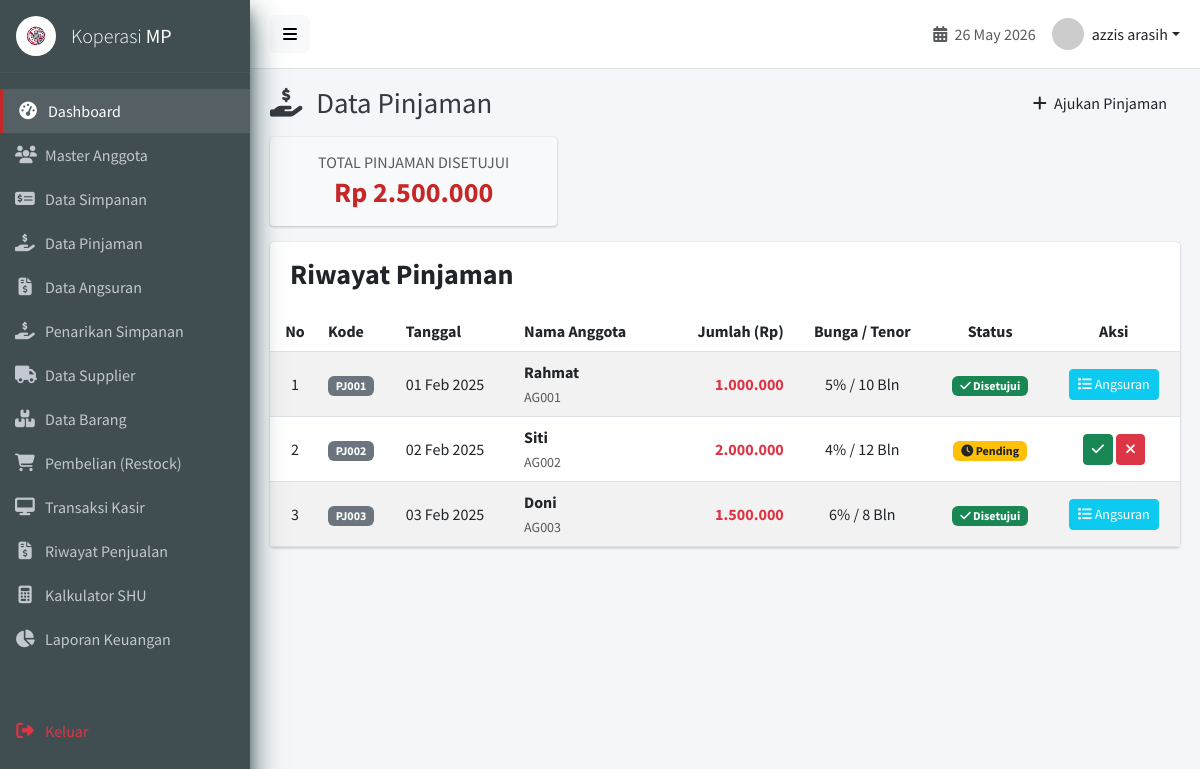
The page /pinjaman.php (signed in) on the database its author committed.
### tables this page shows
CREATE TABLE `pinjaman` (
  `id_pinjaman` int(11) NOT NULL AUTO_INCREMENT,
  `kode_pinjaman` varchar(50) DEFAULT NULL,
  `id_anggota` int(11) NOT NULL,
  `jumlah_pinjaman` decimal(15,2) DEFAULT NULL CHECK (`jumlah_pinjaman` > 0),
  `bunga` decimal(5,2) DEFAULT NULL CHECK (`bunga` >= 0),
  `lama_angsuran` int(11) DEFAULT NULL CHECK (`lama_angsuran` > 0),
  `tanggal_pinjam` date DEFAULT NULL,
  `status` enum('pending','approved','ditolak','lunas') DEFAULT 'pending',
  `approved_by` int(11) DEFAULT NULL,
  `created_at` timestamp NOT NULL DEFAULT current_timestamp(),
  PRIMARY KEY (`id_pinjaman`),
  UNIQUE KEY `kode_pinjaman` (`kode_pinjaman`),
  KEY `id_anggota` (`id_anggota`),
  KEY `approved_by` (`approved_by`),
  KEY `idx_tanggal_pinjaman` (`tanggal_pinjam`),
  CONSTRAINT `pinjaman_ibfk_1` FOREIGN KEY (`id_anggota`) REFERENCES `anggota` (`id_anggota`) ON UPDATE CASCADE,
  CONSTRAINT `pinjaman_ibfk_2` FOREIGN KEY (`approved_by`) REFERENCES `users` (`id_user`) ON DELETE SET NULL ON UPDATE CASCADE
);

CREATE TABLE `anggota` (
  `id_anggota` int(11) NOT NULL AUTO_INCREMENT,
  `no_anggota` varchar(30) NOT NULL,
  `nama_anggota` varchar(100) NOT NULL,
  `jk` enum('L','P') DEFAULT NULL,
  `alamat` text DEFAULT NULL,
  `no_hp` varchar(20) DEFAULT NULL,
  `tanggal_gabung` date DEFAULT NULL,
  `status` enum('aktif','nonaktif') DEFAULT 'aktif',
  `created_at` timestamp NOT NULL DEFAULT current_timestamp(),
  `updated_at` timestamp NOT NULL DEFAULT current_timestamp() ON UPDATE current_timestamp(),
  `deleted_at` timestamp NULL DEFAULT NULL,
  PRIMARY KEY (`id_anggota`),
  UNIQUE KEY `no_anggota` (`no_anggota`),
  KEY `idx_nama_anggota` (`nama_anggota`)
);

### pinjaman.php (the view, shortened to what this page needs)
<?php
require_once 'config/database.php';
include 'views/layouts/header.php';
?>
<div class="content-header">
    <div class="d-flex justify-content-between align-items-center">
        <h1 class="m-0"><i class="fas fa-hand-holding-usd me-2"></i> Data Pinjaman</h1>
        <a href="pinjaman_tambah.php" class="btn btn-crimson"><i class="fas fa-plus me-1"></i> Ajukan Pinjaman</a>
    </div>
</div>
<section class="content">
    <div class="row mb-3">
        <div class="col-md-4">
            <div class="card bg-light">
                <div class="card-body text-center">
                    <?php
                    $res_pinjaman = $conn->query("SELECT SUM(jumlah_pinjaman) as total FROM pinjaman WHERE status = 'approved' OR status = 'lunas'");
                    $total_pinjaman = $res_pinjaman ? $res_pinjaman->fetch_assoc()['total'] : 0;
                    ?>
                    <h6 class="text-muted text-uppercase mb-1">Total Pinjaman Disetujui</h6>
                    <h3 class="mb-0 fw-bold" style="color: var(--accent-red);">Rp
                        <?php echo number_format($total_pinjaman, 0, ',', '.'); ?></h3>
                </div>
            </div>
        </div>
    </div>
    <div class="card">
        <div class="card-header border-0 pt-3">
            <h3 class="card-title fw-bold">Riwayat Pinjaman</h3>
        </div>
        <div class="card-body p-0">
            <div class="table-responsive">
                <table class="table table-hover table-striped align-middle mb-0">
                    <thead class="bg-light">
                        <tr>
                            <th class="text-center" width="50">No</th>
                            <th>Kode</th>
                            <th>Tanggal</th>
                            <th>Nama Anggota</th>
                            <th class="text-end">Jumlah (Rp)</th>
                            <th class="text-center">Bunga / Tenor</th>
                            <th class="text-center">Status</th>
                            <th class="text-center">Aksi</th>
                        </tr>
                    </thead>
                    <tbody>
                        <?php
                        $no = 1;
                        $query = $conn->query("
                            SELECT p.*, a.nama_anggota, a.no_anggota
                            FROM pinjaman p
                            JOIN anggota a ON p.id_anggota = a.id_anggota
                            ORDER BY p.id_pinjaman ASC
                        ");
                        if ($query->num_rows > 0):
                            while ($row = $query->fetch_assoc()):
                                ?>
                                <tr>
                                    <td class="text-center"><?php echo $no++; ?></td>
                                    <td><span class="badge bg-secondary"><?php echo $row['kode_pinjaman']; ?></span></td>
                                    <td><?php echo date('d M Y', strtotime($row['tanggal_pinjam'])); ?></td>
                                    <td>
                                        <div class="fw-bold"><?php echo htmlspecialchars($row['nama_anggota']); ?></div>
                                        <small class="text-muted"><?php echo $row['no_anggota']; ?></small>
                                    </td>
                                    <td class="text-end fw-bold text-danger">
                                        <?php echo number_format($row['jumlah_pinjaman'], 0, ',', '.'); ?>
                                    </td>
                                    <td class="text-center">
                                        <?php echo floatval($row['bunga']); ?>% / <?php echo $row['lama_angsuran']; ?> Bln
                                    </td>
                                    <td class="text-center">
                                        <?php
                                        $status = $row['status'];
                                        if ($status == 'pending')
                                            echo '<span class="badge bg-warning text-dark"><i class="fas fa-clock"></i> Pending</span>';
                                        elseif ($status == 'approved')
                                            echo '<span class="badge bg-success"><i class="fas fa-check"></i> Disetujui</span>';
                                        elseif ($status == 'ditolak')
                                            echo '<span class="badge bg-danger"><i class="fas fa-times"></i> Ditolak</span>';
                                        elseif ($status == 'lunas')
                                            echo '<span class="badge bg-primary"><i class="fas fa-flag-checkered"></i> Lunas</span>';
                                        ?>
                                    </td>
                                    <td class="text-center">
                                        <?php if ($status == 'pending' && $_SESSION['role'] === 'Admin'): ?>
                                            <a href="pinjaman_proses.php?action=approve&id=<?php echo $row['id_pinjaman']; ?>"
                                                class="btn btn-sm btn-success" title="Setujui"
                                                onclick="return confirm('Yakin ingin menyetujui pinjaman ini?')"><i
                                                    class="fas fa-check"></i></a>
                                            <a href="pinjaman_proses.php?action=reject&id=<?php echo $row['id_pinjaman']; ?>"
                                                class="btn btn-sm btn-danger" title="Tolak"
                                                onclick="return confirm('Yakin ingin menolak pinjaman ini?')"><i
                                                    class="fas fa-times"></i></a>
                                        <?php endif; ?>
                                        <?php if ($status == 'approved'): ?>
                                            <a href="angsuran.php?id_pinjaman=<?php echo $row['id_pinjaman']; ?>"
                                                class="btn btn-sm btn-info text-white" title="Lihat Angsuran"><i
                                                    class="fas fa-list"></i> Angsuran</a>
                                        <?php endif; ?>
                                    </td>
                                </tr>
                                <?php
                            endwhile;
                        else:
                            ?>
                            <tr>
                                <td colspan="8" class="text-center py-4 text-muted">Belum ada data pinjaman.</td>
                            </tr>
                        <?php endif; ?>
                    </tbody>
                </table>
            </div>
        </div>
    </div>
</section>
<?php include 'views/layouts/footer.php'; ?>

### assets/css/style.css (style rules this page uses)
:root { --primary-color: #404e51; --accent-red: #C62828; --accent-red-hover: #b71c1c; --bg-color: #f4f6f9; --text-main: #333333; --sidebar-text: #c2c7d0; --border-color: #dee2e6; }
body { font-family: 'Source Sans Pro', sans-serif; background-color: var(--bg-color); color: var(--text-main); margin: 0; overflow-x: hidden; }
.content-header { padding: 15px 20px; }
.content-header h1 { font-size: 1.8rem; margin: 0; color: #343a40; font-weight: 400; }
.content { padding: 0 20px 20px 20px; }
.card { box-shadow: 0 0 1px rgba(0, 0, 0, .125), 0 1px 3px rgba(0, 0, 0, .2); border: 0 solid rgba(0, 0, 0, .125); border-radius: .25rem; background-color: #fff; }
.card-header { background-color: transparent; border-bottom: 1px solid rgba(0, 0, 0, .125); padding: .75rem 1.25rem; position: relative; border-top-left-radius: .25rem; border-top-right-radius: .25rem; }
.btn { transition: all 0.3s ease; position: relative; overflow: hidden; }

### rows shown on the page
pinjaman: kode_pinjaman "PJ001", tanggal_pinjam "01 Feb 2025", id_anggota.nama_anggota "Rahmat", id_anggota.no_anggota "AG001", jumlah_pinjaman "1.000.000", bunga "5", lama_angsuran "10", status "approved" (drawn)
pinjaman: kode_pinjaman "PJ002", tanggal_pinjam "02 Feb 2025", id_anggota.nama_anggota "Siti", id_anggota.no_anggota "AG002", jumlah_pinjaman "2.000.000", bunga "4", lama_angsuran "12", status "pending" (drawn)
pinjaman: kode_pinjaman "PJ003", tanggal_pinjam "03 Feb 2025", id_anggota.nama_anggota "Doni", id_anggota.no_anggota "AG003", jumlah_pinjaman "1.500.000", bunga "6", lama_angsuran "8", status "approved" (drawn)

### other values the page prints
$_SESSION['nama'] "azzis arasih"
$total_pinjaman "2.500.000"
